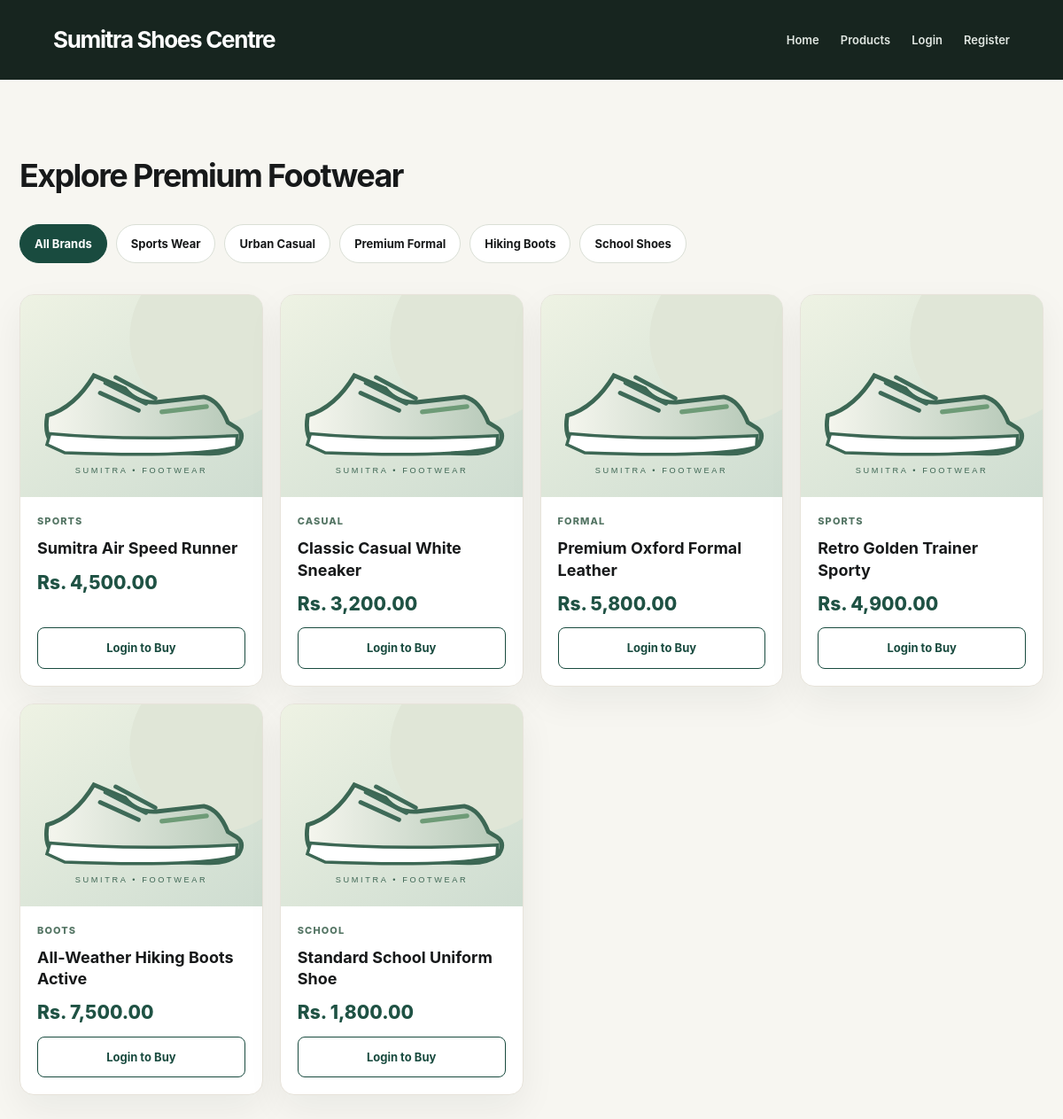
/products.php, run on the app's committed database.
### tables this page shows
CREATE TABLE IF NOT EXISTS products (
    id INT AUTO_INCREMENT PRIMARY KEY,
    name VARCHAR(255) NOT NULL,
    price DECIMAL(10,2) NOT NULL,
    image VARCHAR(255) NOT NULL,
    category VARCHAR(100) NOT NULL
);

### products.php (the view, shortened to what this page needs)
<?php
include "config.php";
$category_filter = "";
$active_category = "All";
?>
<!DOCTYPE html>
<html lang="en">
<head>
    <link rel="stylesheet" href="css/style.css">
</head>
<body>
<header>
    <h1>Sumitra Shoes Centre</h1>
    <nav>
        <a href="index.php">Home</a>
        <a href="products.php">Products</a>
        <?php if(isset($_SESSION['user'])): ?>
            <a href="cart.php">Shopping Cart (<?php echo array_sum($_SESSION['cart']); ?>)</a>
            <a href="logout.php">Logout (<?php echo htmlspecialchars($_SESSION['username']); ?>)</a>
        <?php else: ?>
            <a href="login.php">Login</a>
            <a href="register.php">Register</a>
        <?php endif; ?>
    </nav>
</header>
<div class="container" style="margin-top: 40px;">
    <h2 class="section-title">Explore Premium Footwear</h2>
    <div class="category-filters">
        <a href="products.php" class="<?php echo $active_category == 'All' ? 'active' : ''; ?>">All Brands</a>
        <a href="products.php?category=Sports" class="<?php echo $active_category == 'Sports' ? 'active' : ''; ?>">Sports Wear</a>
        <a href="products.php?category=Casual" class="<?php echo $active_category == 'Casual' ? 'active' : ''; ?>">Urban Casual</a>
        <a href="products.php?category=Formal" class="<?php echo $active_category == 'Formal' ? 'active' : ''; ?>">Premium Formal</a>
        <a href="products.php?category=Boots" class="<?php echo $active_category == 'Boots' ? 'active' : ''; ?>">Hiking Boots</a>
        <a href="products.php?category=School" class="<?php echo $active_category == 'School' ? 'active' : ''; ?>">School Shoes</a>
    </div>
    <div class="products-grid">
        <?php
        $query = "SELECT * FROM products" . $category_filter;
        $result = mysqli_query($conn, $query);
        if (mysqli_num_rows($result) > 0) {
            while ($row = mysqli_fetch_assoc($result)) {
                ?>
                <div class="product">
                    <?php $src = 'images/' . basename((string)$row['image']); ?>
                    <img src="<?php echo htmlspecialchars($src, ENT_QUOTES, 'UTF-8'); ?>" onerror="this.onerror=null; this.src='images/placeholder.svg';" alt="<?php echo htmlspecialchars($row['name'], ENT_QUOTES, 'UTF-8'); ?>" loading="lazy">
                    <div class="product-detail">
                        <span class="product-category"><?php echo htmlspecialchars($row['category']); ?></span>
                        <h3><?php echo htmlspecialchars($row['name']); ?></h3>
                        <div class="product-price">Rs. <?php echo number_format($row['price'], 2); ?></div>
                        <?php if (isset($_SESSION['user'])): ?>
                            <a href="products.php?add_to_cart=<?php echo $row['id']; ?>" class="btn">Add to Cart</a>
                        <?php else: ?>
                            <a href="login.php?redirect=products.php" class="btn btn-secondary">Login to Buy</a>
                        <?php endif; ?>
                    </div>
                </div>
                <?php
            }
        } else {
            echo "<p style='grid-column: 1/-1; text-align:center; padding: 40px; color:#666;'>No products found in this category.</p>";
        }
        ?>
    </div>
</div>
</body>
</html>

### css/style.css (style rules this page uses)
:root { --ink:#17191a;--muted:#687078;--bg:#f7f6f1;--paper:#fff;--line:#e7e3da;--green:#194b3f;--accent:#cfebc0;--card-shadow:0 16px 42px rgba(19,36,30,.06);--esewa-color:#247952;font-family:Inter,ui-sans-serif,system-ui,-apple-system,"Segoe UI",sans-serif }
* { box-sizing:border-box }
html { scroll-behavior:smooth }
body { margin:0;background:var(--bg);color:var(--ink);line-height:1.55 }
a { text-decoration:none;color:inherit }
button,a.btn { cursor:pointer }
header { background:#17251f;color:#fff;padding:25px clamp(20px,5vw,75px);display:flex;align-items:center;justify-content:space-between;gap:24px }
header h1 { margin:0;font-size:clamp(18px,2.5vw,26px);letter-spacing:-.05em }
header nav { display:flex;align-items:center;gap:clamp(10px,2vw,26px);flex-wrap:wrap }
header nav a { font-size:13px;color:#e1e7e2;font-weight:600 }
.container { max-width:1220px;margin:0 auto;padding:26px 22px 80px }
.section-title { font-size:clamp(26px,3vw,37px);letter-spacing:-.045em;margin:15px 0 26px }
.category-filters { display:flex;gap:10px;flex-wrap:wrap;margin:22px 0 35px }
.category-filters a { padding:11px 16px;border:1px solid #dadfd6;border-radius:999px;background:var(--paper);font-size:13px;font-weight:650 }
.category-filters a.active,.category-filters a:hover { background:var(--green);color:#fff;border-color:var(--green) }
.btn { display:inline-block;background:var(--green);color:#fff;border:1px solid var(--green);padding:12px 20px;border-radius:8px;font-weight:700;font-size:13px;text-align:center }
.btn-secondary { background:#fff;color:var(--green) }
.products-grid { display:grid;grid-template-columns:repeat(auto-fit,minmax(230px,1fr));gap:19px }
.product { background:var(--paper);border-radius:16px;border:1px solid var(--line);box-shadow:var(--card-shadow);overflow:hidden;display:flex;flex-direction:column }
.product img { display:block;width:100%;height:228px;object-fit:cover;background:#dae4d8 }
.product-detail { padding:19px;display:flex;flex-direction:column;gap:10px;flex:1 }
.product-detail h3 { font-size:18px;margin:0;line-height:1.35 }
.product-category { color:#547564;letter-spacing:.1em;font-size:11px;font-weight:800;text-transform:uppercase }
.product-price { font-size:21px;font-weight:800;color:#1f5244 }
.product .btn { margin-top:auto }

### data on the page
products: category "SPORTS", name "Sumitra Air Speed Runner", price "4,500.00"
products: category "CASUAL", name "Classic Casual White Sneaker", price "3,200.00"
products: category "FORMAL", name "Premium Oxford Formal Leather", price "5,800.00"
products: category "SPORTS", name "Retro Golden Trainer Sporty", price "4,900.00"
products: category "BOOTS", name "All-Weather Hiking Boots Active", price "7,500.00"
products: category "SCHOOL", name "Standard School Uniform Shoe", price "1,800.00"
